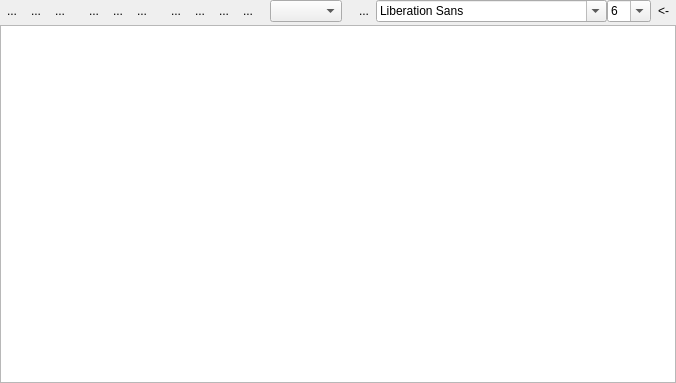
<?xml version="1.0" encoding="UTF-8"?>
<ui version="4.0">
 <class>XYZTextEditor</class>
 <widget class="QWidget" name="XYZTextEditor">
  <property name="geometry">
   <rect>
    <x>0</x>
    <y>0</y>
    <width>631</width>
    <height>383</height>
   </rect>
  </property>
  <property name="windowTitle">
   <string notr="true">Form</string>
  </property>
  <layout class="QVBoxLayout" name="verticalLayout">
   <property name="spacing">
    <number>3</number>
   </property>
   <property name="leftMargin">
    <number>0</number>
   </property>
   <property name="topMargin">
    <number>0</number>
   </property>
   <property name="rightMargin">
    <number>0</number>
   </property>
   <property name="bottomMargin">
    <number>0</number>
   </property>
   <item>
    <layout class="QHBoxLayout" name="horizontalLayout_6">
     <property name="spacing">
      <number>0</number>
     </property>
     <property name="sizeConstraint">
      <enum>QLayout::SetDefaultConstraint</enum>
     </property>
     <item>
      <widget class="QToolButton" name="btnCut">
       <property name="toolTip">
        <string>Cut</string>
       </property>
       <property name="text">
        <string>...</string>
       </property>
       <property name="icon">
        <iconset resource="../QtRptDesigner/images.qrc">
         <normaloff>:/new/prefix1/images/cut.png</normaloff>:/new/prefix1/images/cut.png</iconset>
       </property>
       <property name="autoRaise">
        <bool>true</bool>
       </property>
      </widget>
     </item>
     <item>
      <widget class="QToolButton" name="btnCopy">
       <property name="toolTip">
        <string>Copy</string>
       </property>
       <property name="text">
        <string>...</string>
       </property>
       <property name="icon">
        <iconset resource="../QtRptDesigner/images.qrc">
         <normaloff>:/new/prefix1/images/copy.png</normaloff>:/new/prefix1/images/copy.png</iconset>
       </property>
       <property name="autoRaise">
        <bool>true</bool>
       </property>
      </widget>
     </item>
     <item>
      <widget class="QToolButton" name="btnPaste">
       <property name="toolTip">
        <string>Paste</string>
       </property>
       <property name="text">
        <string>...</string>
       </property>
       <property name="icon">
        <iconset resource="../QtRptDesigner/images.qrc">
         <normaloff>:/new/prefix1/images/paste.png</normaloff>:/new/prefix1/images/paste.png</iconset>
       </property>
       <property name="autoRaise">
        <bool>true</bool>
       </property>
      </widget>
     </item>
     <item>
      <spacer name="horizontalSpacer_10">
       <property name="orientation">
        <enum>Qt::Horizontal</enum>
       </property>
       <property name="sizeType">
        <enum>QSizePolicy::Minimum</enum>
       </property>
       <property name="sizeHint" stdset="0">
        <size>
         <width>10</width>
         <height>20</height>
        </size>
       </property>
      </spacer>
     </item>
     <item>
      <widget class="QToolButton" name="btnTextBold">
       <property name="toolTip">
        <string>Bold</string>
       </property>
       <property name="text">
        <string>...</string>
       </property>
       <property name="icon">
        <iconset resource="../QtRptDesigner/images.qrc">
         <normaloff>:/new/prefix1/images/textbold.png</normaloff>:/new/prefix1/images/textbold.png</iconset>
       </property>
       <property name="checkable">
        <bool>true</bool>
       </property>
       <property name="autoRaise">
        <bool>true</bool>
       </property>
      </widget>
     </item>
     <item>
      <widget class="QToolButton" name="btnTextItalic">
       <property name="toolTip">
        <string>Italic</string>
       </property>
       <property name="text">
        <string>...</string>
       </property>
       <property name="icon">
        <iconset resource="../QtRptDesigner/images.qrc">
         <normaloff>:/new/prefix1/images/textitalic.png</normaloff>:/new/prefix1/images/textitalic.png</iconset>
       </property>
       <property name="checkable">
        <bool>true</bool>
       </property>
       <property name="autoRaise">
        <bool>true</bool>
       </property>
      </widget>
     </item>
     <item>
      <widget class="QToolButton" name="btnUnderline">
       <property name="toolTip">
        <string>Underline</string>
       </property>
       <property name="text">
        <string>...</string>
       </property>
       <property name="icon">
        <iconset resource="../QtRptDesigner/images.qrc">
         <normaloff>:/new/prefix1/images/textunder.png</normaloff>:/new/prefix1/images/textunder.png</iconset>
       </property>
       <property name="checkable">
        <bool>true</bool>
       </property>
       <property name="autoRaise">
        <bool>true</bool>
       </property>
      </widget>
     </item>
     <item>
      <spacer name="horizontalSpacer_4">
       <property name="orientation">
        <enum>Qt::Horizontal</enum>
       </property>
       <property name="sizeType">
        <enum>QSizePolicy::Minimum</enum>
       </property>
       <property name="sizeHint" stdset="0">
        <size>
         <width>10</width>
         <height>20</height>
        </size>
       </property>
      </spacer>
     </item>
     <item>
      <widget class="QToolButton" name="btnAlignLeft">
       <property name="toolTip">
        <string>Align left</string>
       </property>
       <property name="text">
        <string>...</string>
       </property>
       <property name="icon">
        <iconset resource="../QtRptDesigner/images.qrc">
         <normaloff>:/new/prefix1/images/textleft.png</normaloff>:/new/prefix1/images/textleft.png</iconset>
       </property>
       <property name="checkable">
        <bool>true</bool>
       </property>
       <property name="autoRaise">
        <bool>true</bool>
       </property>
      </widget>
     </item>
     <item>
      <widget class="QToolButton" name="btnAlignCenter">
       <property name="toolTip">
        <string>Align center</string>
       </property>
       <property name="text">
        <string>...</string>
       </property>
       <property name="icon">
        <iconset resource="../QtRptDesigner/images.qrc">
         <normaloff>:/new/prefix1/images/textcenter.png</normaloff>:/new/prefix1/images/textcenter.png</iconset>
       </property>
       <property name="checkable">
        <bool>true</bool>
       </property>
       <property name="autoRaise">
        <bool>true</bool>
       </property>
      </widget>
     </item>
     <item>
      <widget class="QToolButton" name="btnAlignRight">
       <property name="toolTip">
        <string>Align right</string>
       </property>
       <property name="text">
        <string>...</string>
       </property>
       <property name="icon">
        <iconset resource="../QtRptDesigner/images.qrc">
         <normaloff>:/new/prefix1/images/textright.png</normaloff>:/new/prefix1/images/textright.png</iconset>
       </property>
       <property name="checkable">
        <bool>true</bool>
       </property>
       <property name="autoRaise">
        <bool>true</bool>
       </property>
      </widget>
     </item>
     <item>
      <widget class="QToolButton" name="btnAlignJustify">
       <property name="toolTip">
        <string>Align jusify</string>
       </property>
       <property name="text">
        <string>...</string>
       </property>
       <property name="icon">
        <iconset resource="../QtRptDesigner/images.qrc">
         <normaloff>:/new/prefix1/images/textjustify.png</normaloff>:/new/prefix1/images/textjustify.png</iconset>
       </property>
       <property name="checkable">
        <bool>true</bool>
       </property>
       <property name="autoRaise">
        <bool>true</bool>
       </property>
      </widget>
     </item>
     <item>
      <spacer name="horizontalSpacer">
       <property name="orientation">
        <enum>Qt::Horizontal</enum>
       </property>
       <property name="sizeType">
        <enum>QSizePolicy::Minimum</enum>
       </property>
       <property name="sizeHint" stdset="0">
        <size>
         <width>10</width>
         <height>20</height>
        </size>
       </property>
      </spacer>
     </item>
     <item>
      <widget class="QComboBox" name="comboStyle">
       <property name="toolTip">
        <string>List</string>
       </property>
      </widget>
     </item>
     <item>
      <spacer name="horizontalSpacer_5">
       <property name="orientation">
        <enum>Qt::Horizontal</enum>
       </property>
       <property name="sizeType">
        <enum>QSizePolicy::Minimum</enum>
       </property>
       <property name="sizeHint" stdset="0">
        <size>
         <width>10</width>
         <height>20</height>
        </size>
       </property>
      </spacer>
     </item>
     <item>
      <widget class="QToolButton" name="btnTextColor">
       <property name="toolTip">
        <string>Font color</string>
       </property>
       <property name="text">
        <string>...</string>
       </property>
       <property name="icon">
        <iconset resource="../QtRptDesigner/images.qrc">
         <normaloff>:/new/prefix1/images/fontColor.png</normaloff>:/new/prefix1/images/fontColor.png</iconset>
       </property>
       <property name="autoRaise">
        <bool>true</bool>
       </property>
      </widget>
     </item>
     <item>
      <widget class="QFontComboBox" name="comboFont">
       <property name="toolTip">
        <string>Font</string>
       </property>
       <property name="currentFont">
        <font>
         <family>Arial</family>
        </font>
       </property>
      </widget>
     </item>
     <item>
      <widget class="QComboBox" name="comboSize">
       <property name="toolTip">
        <string>Font size</string>
       </property>
       <property name="editable">
        <bool>true</bool>
       </property>
       <property name="currentText">
        <string>6</string>
       </property>
       <property name="currentIndex">
        <number>0</number>
       </property>
       <property name="sizeAdjustPolicy">
        <enum>QComboBox::AdjustToContents</enum>
       </property>
       <item>
        <property name="text">
         <string notr="true">6</string>
        </property>
       </item>
       <item>
        <property name="text">
         <string notr="true">7</string>
        </property>
       </item>
       <item>
        <property name="text">
         <string notr="true">8</string>
        </property>
       </item>
       <item>
        <property name="text">
         <string notr="true">9</string>
        </property>
       </item>
       <item>
        <property name="text">
         <string notr="true">10</string>
        </property>
       </item>
       <item>
        <property name="text">
         <string notr="true">11</string>
        </property>
       </item>
       <item>
        <property name="text">
         <string notr="true">12</string>
        </property>
       </item>
       <item>
        <property name="text">
         <string notr="true">14</string>
        </property>
       </item>
       <item>
        <property name="text">
         <string notr="true">16</string>
        </property>
       </item>
       <item>
        <property name="text">
         <string notr="true">18</string>
        </property>
       </item>
       <item>
        <property name="text">
         <string notr="true">20</string>
        </property>
       </item>
       <item>
        <property name="text">
         <string notr="true">22</string>
        </property>
       </item>
       <item>
        <property name="text">
         <string notr="true">24</string>
        </property>
       </item>
       <item>
        <property name="text">
         <string notr="true">26</string>
        </property>
       </item>
       <item>
        <property name="text">
         <string notr="true">28</string>
        </property>
       </item>
       <item>
        <property name="text">
         <string notr="true">36</string>
        </property>
       </item>
       <item>
        <property name="text">
         <string notr="true">48</string>
        </property>
       </item>
       <item>
        <property name="text">
         <string notr="true">72</string>
        </property>
       </item>
      </widget>
     </item>
     <item>
      <widget class="QToolButton" name="btnTextDirection">
       <property name="toolTip">
        <string>TextDirection</string>
       </property>
       <property name="text">
        <string>&lt;-</string>
       </property>
       <property name="checkable">
        <bool>true</bool>
       </property>
       <property name="autoRaise">
        <bool>true</bool>
       </property>
      </widget>
     </item>
     <item>
      <spacer name="horizontalSpacer_9">
       <property name="orientation">
        <enum>Qt::Horizontal</enum>
       </property>
       <property name="sizeHint" stdset="0">
        <size>
         <width>40</width>
         <height>20</height>
        </size>
       </property>
      </spacer>
     </item>
    </layout>
   </item>
   <item>
    <widget class="XYZTextEdit" name="textEdit">
     <property name="font">
      <font>
       <family>Arial</family>
       <pointsize>10</pointsize>
      </font>
     </property>
    </widget>
   </item>
  </layout>
 </widget>
 <customwidgets>
  <customwidget>
   <class>XYZTextEdit</class>
   <extends>QTextEdit</extends>
   <header location="global">XYZ_TextEdit.h</header>
  </customwidget>
 </customwidgets>
 <resources>
  <include location="../QtRptDesigner/images.qrc"/>
 </resources>
 <connections/>
</ui>
